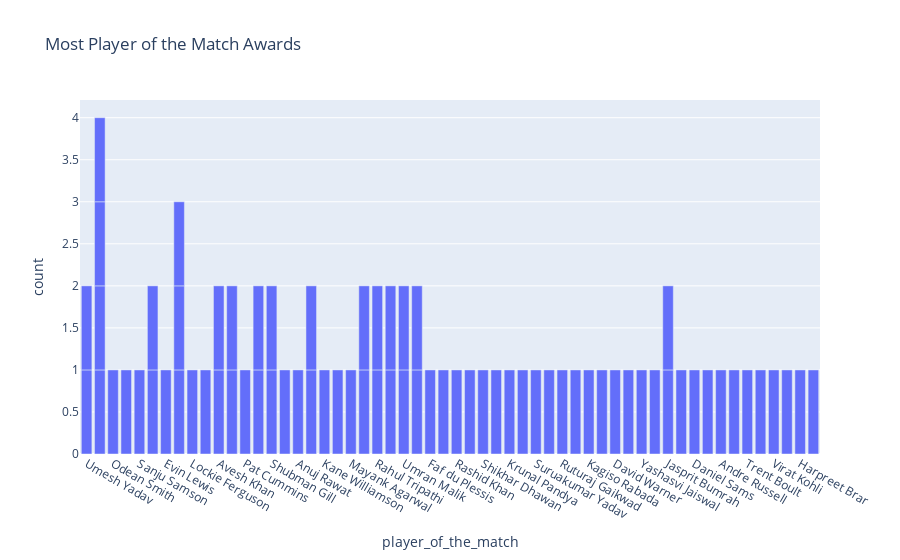

Write notebook code for a chart like this one.
### Markdown cell above
So till now, Jos Buttler has scored three centuries, and KL Rahul has scored two centuries.
Now let’s have a look at the most player of the match awards till now in IPL 2022

### Code cell
figure = px.bar(data, x = data["player_of_the_match"], 
                title="Most Player of the Match Awards")
figure.show()

### Figure 1 — Plotly figure (JSON) as saved in the notebook; plotly's stock layout.template omitted (floating-point values rounded to 4 significant figures)
{"data": [{"alignmentgroup": "True", "hovertemplate": "player_of_the_match=%{x}<br>count=%{y}<extra></extra>", "legendgroup": "", "marker": {"color": "#636efa", "pattern": {"shape": ""}}, "name": "", "offsetgroup": "", "orientation": "v", "showlegend": false, "textposition": "auto", "type": "bar", "x": ["Umesh Yadav", "Kuldeep Yadav", "Odean Smith", "Mohammed Shami", "Sanju Samson", "Wanindu Hasaranga", "Evin Lewis", "Umesh Yadav", "Jos Buttler", "Lockie Ferguson", "Liam Livingstone", "Avesh Khan", "Dinesh Karthik", "Pat Cummins", "Quinton de Kock", "Shubman Gill", "Abhishek Sharma", "Anuj Rawat", "Kuldeep Yadav", "Yuzvendra Chahal", "Kane Williamson", "Shivam Dube", "Mayank Agarwal", "Hardik Pandya", "Rahul Tripathi", "K L Rahul", "Dinesh Karthik", "Umran Malik", "David Miller", "Yuzvendra Chahal", "Faf du Plessis", "Kuldeep Yadav", "Mukesh Choudhary", "Jos Buttler", "Rashid Khan", "Marco Jansen", "K L Rahul", "Shikhar Dhawan", "Riyan Parag", "Umran Malik", "Kuldeep Yadav", "Krunal Pandya", "Rahul Tewatia", "Suruakumar Yadav", "Mohsin Khan", "Ruturaj Gaikwad", "Rinku Singh", "Kagiso Rabada", "Harshal Patel", "David Warner", "Tim David", "Yashasvi Jaiswal", "Avesh Khan", "Wanindu Hasaranga", "Devon Conway", "Jasprit Bumrah", "Shubman Gill", "Mitchell Marsh", "Daniel Sams", "Jonny Bairstow", "Andre Russell", "W. Saha", "Trent Boult", "Shardul Thakur", "Rahul Tripathi", "Quinton de Kock", "Virat Kohli", "R Aswin", "Jasprit Bumrah", "Harpreet Brar", "David Miller", "Rajat Patidar", "Jos Buttler", "Hardik Pandya"], "xaxis": "x", "y": [1, 1, 1, 1, 1, 1, 1, 1, 1, 1, 1, 1, 1, 1, 1, 1, 1, 1, 1, 1, 1, 1, 1, 1, 1, 1, 1, 1, 1, 1, 1, 1, 1, 1, 1, 1, 1, 1, 1, 1, 1, 1, 1, 1, 1, 1, 1, 1, 1, 1, 1, 1, 1, 1, 1, 1, 1, 1, 1, 1, 1, 1, 1, 1, 1, 1, 1, 1, 1, 1, 1, 1, 1, 1], "yaxis": "y"}], "layout": {"autosize": true, "barmode": "relative", "legend": {"tracegroupgap": 0}, "title": {"text": "Most Player of the Match Awards"}, "xaxis": {"anchor": "y", "autorange": true, "domain": [0, 1], "range": [-0.5, 55.5], "title": {"text": "player_of_the_match"}, "type": "category"}, "yaxis": {"anchor": "x", "autorange": true, "domain": [0, 1], "range": [0, 4.211], "title": {"text": "count"}, "type": "linear"}}}
